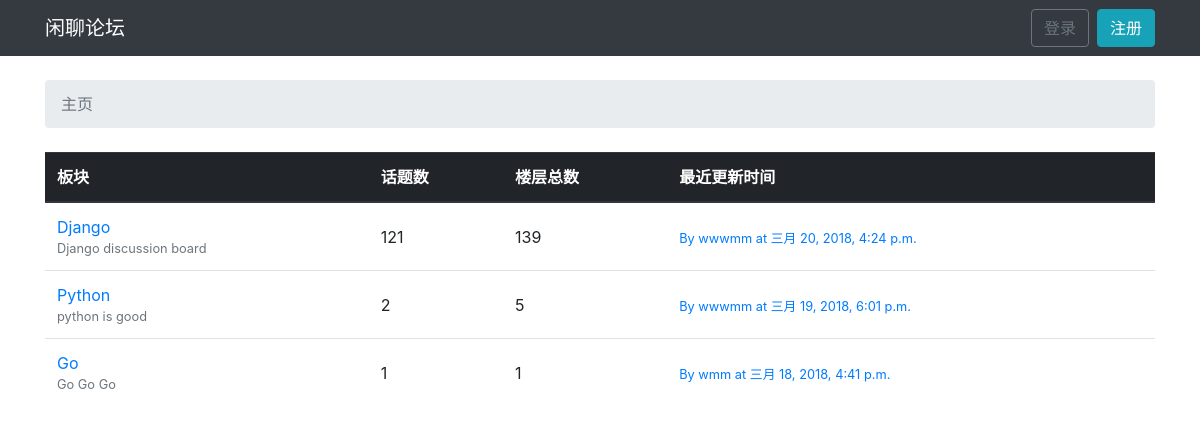
/home/, run on the app's committed database.
### Board/models.py (models this page shows, shortened)
class Board(models.Model):
    name = models.CharField(max_length=32, unique=True)
    description = models.CharField(max_length=100)
    def get_posts_count(self):
        return Post.objects.filter(topic__board=self).count()
    def get_last_post(self):
        return Post.objects.filter(topic__board=self).order_by('-created_at').first()

class Post(models.Model):
    message = models.TextField()
    created_at = models.DateTimeField(auto_now_add=True)
    updated_at = models.DateTimeField(null=True)
    topic = models.ForeignKey(Topic, related_name='posts', on_delete=models.CASCADE)
    created_by = models.ForeignKey(User, related_name='posts', on_delete=models.CASCADE)
    updated_by = models.ForeignKey(User, null=True, related_name='+', on_delete=models.CASCADE)

### Board/views.py (the view)
# urls.py: path('home/', views.BoardListView.as_view(), name='home'),  # GCBV home
class BoardListView(ListView):
    model = Board
    template_name = 'home.html'
    context_object_name = 'boards'

### templates/home.html (shortened to what this page needs)
{% extends 'base.html' %}
{% block breadcrumb %}
    <li class="breadcrumb-item active">主页</li>
{% endblock %}
{% block content %}
    <table class="table table-hover">
        <thead class="thead-dark">
        <tr>
            <th>板块</th>
            <th>话题数</th>
            <th>楼层总数</th>
            <th>最近更新时间</th>
        </tr>
        </thead>
        <tbody>
        {% for board in boards %}
            <tr>
                <td>
                    <div><a href="{% url 'board_topics' board.pk %}">{{ board.name }}</a></div>
                    <small style="color: lightskyblue;" class="text-muted d-block">{{ board.description }}</small>
                </td>
                <td class="align-middle">{{ board.topics.count }}</td>
                <td class="align-middle">{{ board.get_posts_count }}</td>
                <td class="align-middle">
                    {% with post=board.get_last_post %}
                        {% if post %}
                            <small>
                                <a href="{% url 'topic_posts' board.pk  post.topic.pk %}">
                                    By {{ post.created_by.username }} at {{ post.created_at }}
                                </a>
                            </small>
                        {% else %}
                            <small class="text-muted">
                                <em>暂时还没有帖子</em>
                            </small>
                        {% endif %}
                    {% endwith %}
                </td>
            </tr>
        {% endfor %}
        </tbody>
    </table>
{% endblock %}

### data on the page
Board: name "Django", description "Django discussion board", topics.count "121", get_posts_count "139", get_last_post.created_by.username "wwwmm", get_last_post.created_at "三月 20, 2018, 4:24 p.m."
Board: name "Python", description "python is good", topics.count "2", get_posts_count "5", get_last_post.created_by.username "wwwmm", get_last_post.created_at "三月 19, 2018, 6:01 p.m."
Board: name "Go", description "Go Go Go", topics.count "1", get_posts_count "1", get_last_post.created_by.username "wmm", get_last_post.created_at "三月 18, 2018, 4:41 p.m."
